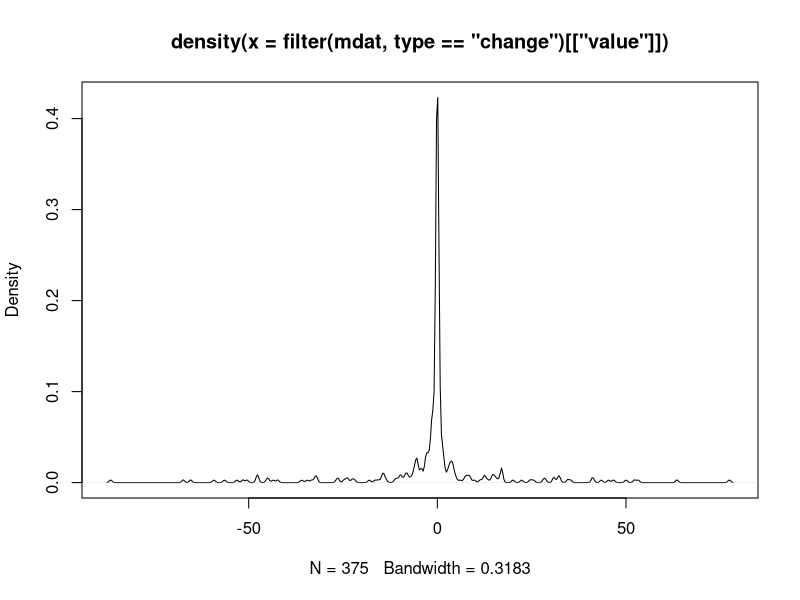
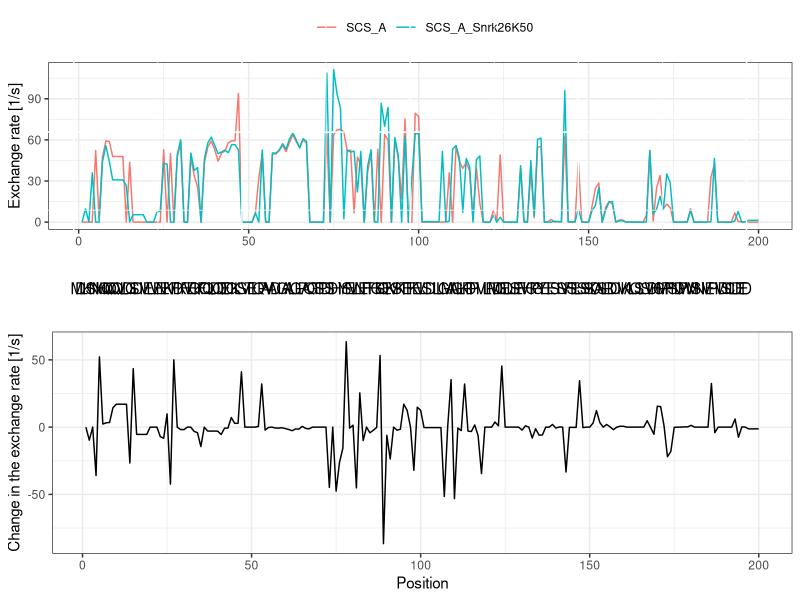
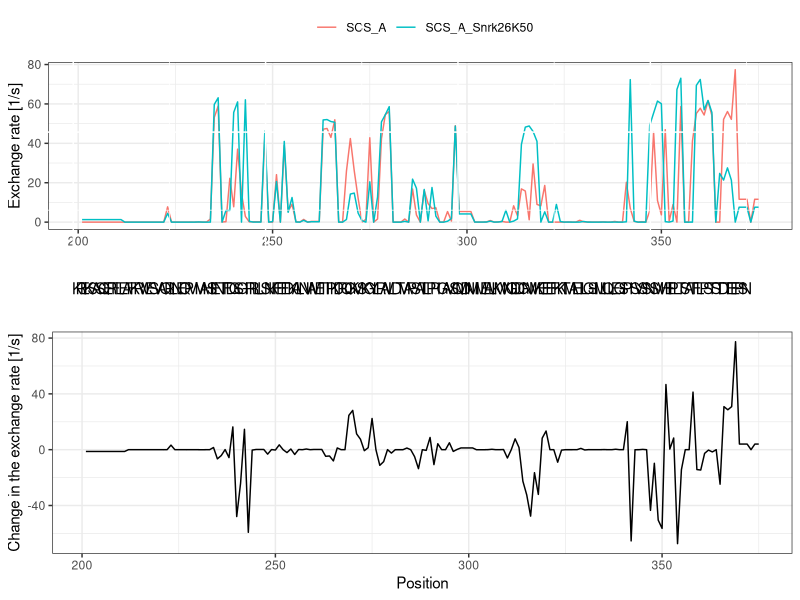

Source code (R) for these figures, in order:
library(reshape2)
library(ggplot2)
library(dplyr)
library(gridExtra)

dat <- read.table("./data/stany.tsv")

seq <- readLines("./data/seq.txt") %>% 
  strsplit("") %>% 
  unlist %>% 
  data.frame(pos = 1L:length(.), aa = .)

mdat <- mutate(dat, 
               pos = 1L:nrow(dat),
               facet_id = factor(floor(pos/200)),
               pos = pos,
               change = V1 - V2) %>% 
  melt(id.vars = c("pos", "facet_id"), variable.name = "type") %>% 
  mutate(type = as.character(type), 
         type = ifelse(type == "V1", "SCS_A", ifelse(type == "V2", "SCS_A_Snrk26K50", type))) %>% 
  inner_join(seq, by = c("pos" = "pos"))


plot(density(filter(mdat, type == "change")[["value"]]))

filter(mdat, type == "change") %>% 
  mutate(value_disc = cut(value, breaks = c(min(value), -50, -25, 0, 25, 50, max(value)), include.lowest = TRUE)) %>% 
  group_by(value_disc, aa) %>% 
  summarise(count = length(aa))

p1 <- ggplot(filter(mdat, type != "change", pos %in% 1L:200), aes(x = pos, y = value, group = type, color = type)) +
  geom_line() +
  scale_y_continuous("Exchange rate [1/s]") +
  scale_x_continuous("") +
  scale_color_discrete("") +
  theme_bw() +
  theme(legend.position = "top",
        strip.background = element_blank(),
        strip.text.x = element_blank())

p3 <- ggplot(filter(mdat, type == "change", pos %in% 1L:200), aes(x = pos, y = 1, label = aa)) +
  geom_text() +
  scale_x_continuous("") +
  scale_y_continuous("") +
  theme(axis.text = element_blank(), 
        axis.ticks = element_blank(),
        panel.background = element_rect(fill = NA),
        plot.margin = unit(c(-15, 1, -15, 1), "lines"))

p2 <- ggplot(filter(mdat, type == "change", pos %in% 1L:200), aes(x = pos, y = value)) +
  geom_line() +
  scale_y_continuous("Change in the exchange rate [1/s]") +
  scale_x_continuous("Position") +
  theme_bw() +
  theme(strip.background = element_blank(),
        strip.text.x = element_blank())

pdf("comparison1.pdf", height = 7, width = 33)
grid.arrange(p1, p3, p2, ncol = 1, heights = c(0.46, 0.08, 0.46))
dev.off()


p1 <- ggplot(filter(mdat, type != "change", pos %in% 201L:375), aes(x = pos, y = value, group = type, color = type)) +
  geom_line() +
  scale_y_continuous("Exchange rate [1/s]") +
  scale_x_continuous("") +
  scale_color_discrete("") +
  theme_bw() +
  theme(legend.position = "top",
        strip.background = element_blank(),
        strip.text.x = element_blank())

p3 <- ggplot(filter(mdat, type == "change", pos %in% 201L:375), aes(x = pos, y = 1, label = aa)) +
  geom_text() +
  scale_x_continuous("") +
  scale_y_continuous("") +
  theme(axis.text = element_blank(), 
        axis.ticks = element_blank(),
        panel.background = element_rect(fill = NA),
        plot.margin = unit(c(-15, 1, -15, 1), "lines"))

p2 <- ggplot(filter(mdat, type == "change", pos %in% 201L:375), aes(x = pos, y = value)) +
  geom_line() +
  scale_y_continuous("Change in the exchange rate [1/s]") +
  scale_x_continuous("Position") +
  theme_bw() +
  theme(strip.background = element_blank(),
        strip.text.x = element_blank())

pdf("comparison2.pdf", height = 7, width = 33)
grid.arrange(p1, p3, p2, ncol = 1, heights = c(0.46, 0.08, 0.46))
dev.off()
